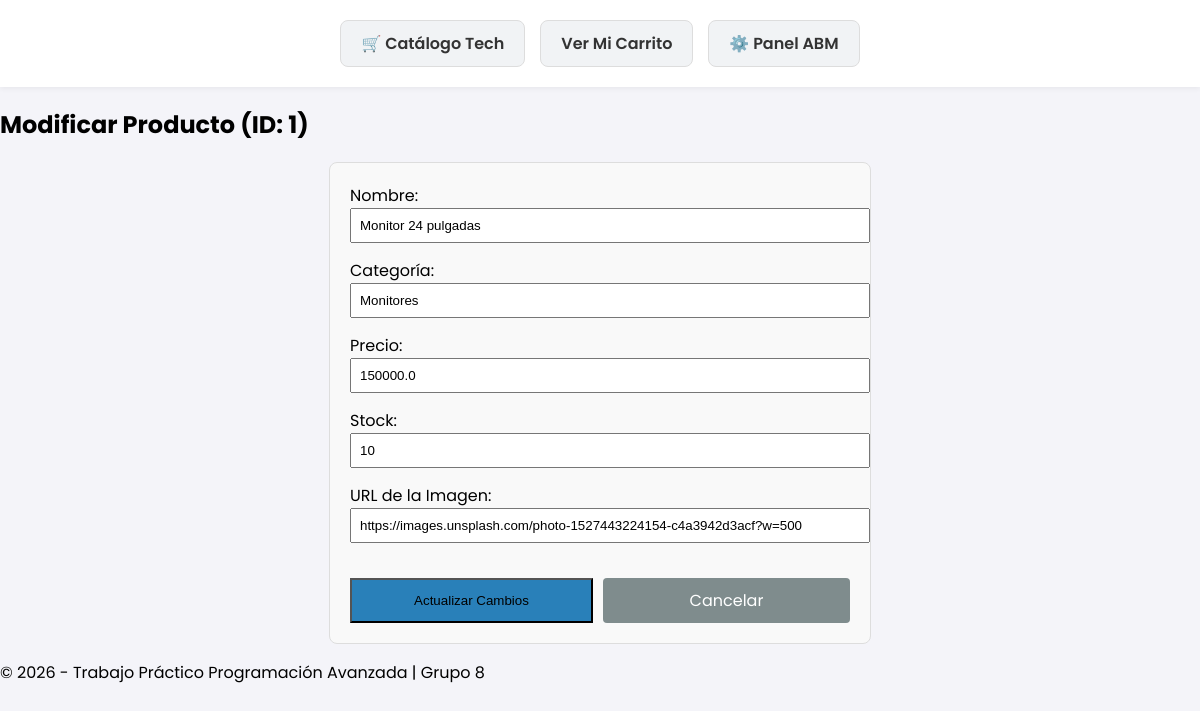
/admin/editar/1, run on the app's committed database.
### tables this page shows
CREATE TABLE productos (
            id_producto INTEGER PRIMARY KEY AUTOINCREMENT,
            nombre TEXT NOT NULL,
            categoria TEXT NOT NULL,
            precio REAL NOT NULL,
            stock INTEGER NOT NULL,
            imagen TEXT NOT NULL
        );

### app.py (the view)
@app.route('/admin/editar/<int:id_producto>', methods=['GET', 'POST'])
def admin_modificacion(id_producto):
    conexion = base_de_datos.obtener_conexion()
    cursor = conexion.cursor()
    if request.method == 'POST':
        nombre = request.form.get('nombre')
        categoria = request.form.get('categoria')
        precio = float(request.form.get('precio', 0))
        stock = int(request.form.get('stock', 0))
        imagen = request.form.get('imagen')
        base_de_datos.modificar_producto_existente(id_producto, nombre, categoria, precio, stock, imagen)
        conexion.close()
        return redirect(url_for('panel_admin'))
    else:
        cursor.execute("SELECT id_producto, nombre, categoria, precio, stock, imagen FROM productos WHERE id_producto = ?", (id_producto,))
        prod = cursor.fetchone()
        conexion.close()
        return render_template('editar.html', producto=prod)

### base_de_datos.py (called while the page is built)
def obtener_conexion():
    return sqlite3.connect("tienda.db")

### templates/editar.html
{% extends 'base.html' %}
{% block contenido %}
<h2>Modificar Producto (ID: {{ producto[0] }})</h2>
<div style="background-color: #f9f9f9; padding: 20px; border-radius: 8px; border: 1px solid #ddd; max-width: 500px; margin: 0 auto;">
    <form action="/admin/editar/{{ producto[0] }}" method="POST" style="display: flex; flex-direction: column; gap: 15px;">
        <label>Nombre:
            <input type="text" name="nombre" value="{{ producto[1] }}" required style="width: 100%; padding: 8px;">
        </label>
        <label>Categoría:
            <input type="text" name="categoria" value="{{ producto[2] }}" required style="width: 100%; padding: 8px;">
        </label>
        <label>Precio:
            <input type="number" name="precio" value="{{ producto[3] }}" step="0.01" required style="width: 100%; padding: 8px;">
        </label>
        <label>Stock:
            <input type="number" name="stock" value="{{ producto[4] }}" required style="width: 100%; padding: 8px;">
        </label>
        <label>URL de la Imagen:
            <input type="url" name="imagen" value="{{ producto[5] }}" required style="width: 100%; padding: 8px; margin-bottom: 10px;">
        </label>
        <div style="display: flex; gap: 10px; margin-top: 10px;">
            <button type="submit" style="background-color: #2980b9; flex: 1;">Actualizar Cambios</button>
            <a href="/admin" style="display: inline-block; padding: 10px; background-color: #7f8c8d; color: white; text-decoration: none; border-radius: 4px; text-align: center; flex: 1;">Cancelar</a>
        </div>
    </form>
</div>
{% endblock %}

### static/style.css (style rules this page uses)
body { font-family: 'Poppins', sans-serif; margin: 0; padding: 0; background-color: #f4f4f9; }

### data on the page
productos: id_producto "1", nombre "Monitor 24 pulgadas", categoria "Monitores", precio "150000.0", stock "10", imagen "https://images.unsplash.com/photo-1527443224154-c4a3942d3acf?w=500"
